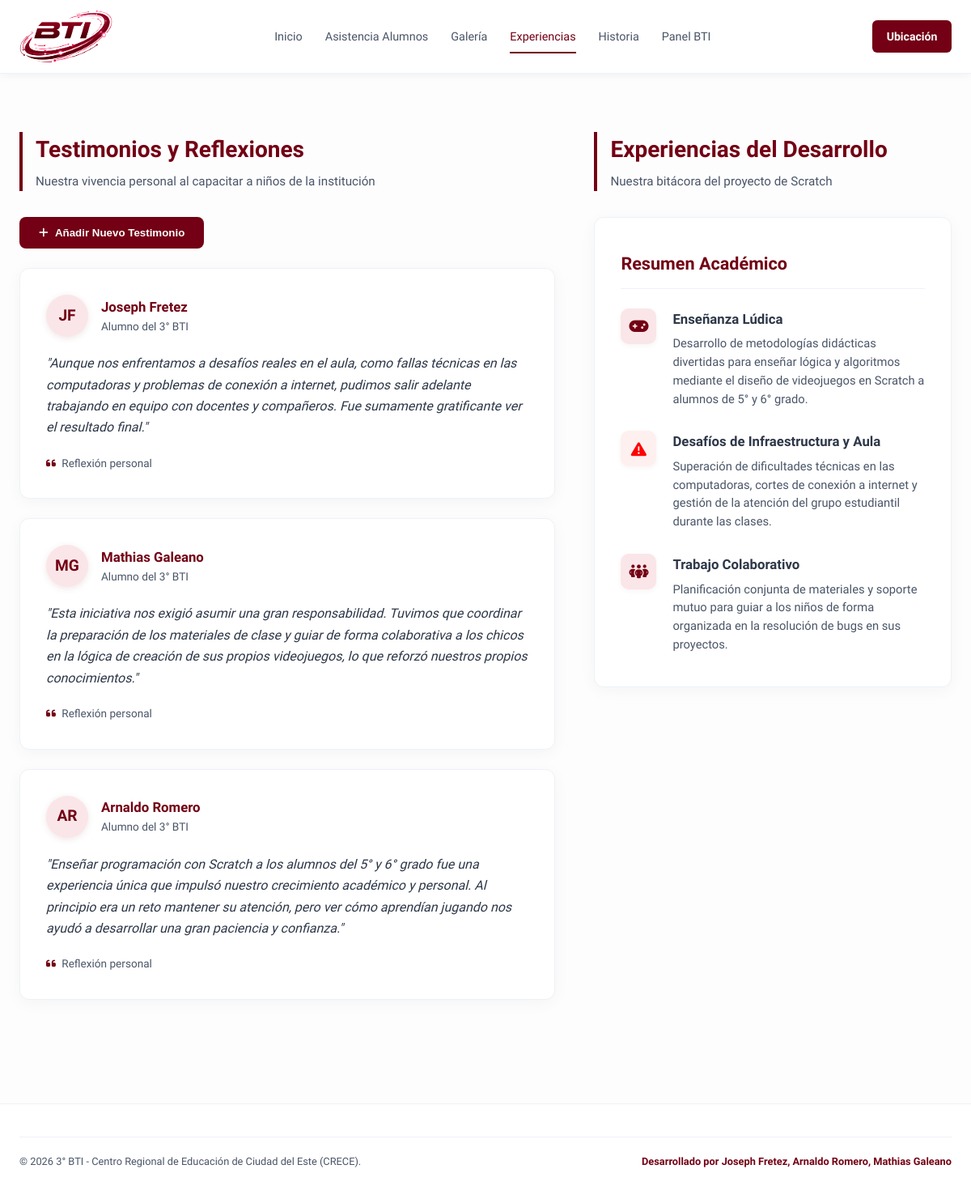
The app's page /experiencias.php with its own data.
### tables this page shows
CREATE TABLE IF NOT EXISTS experiencias (
    id INT AUTO_INCREMENT PRIMARY KEY,
    nombre VARCHAR(100) NOT NULL,
    rol VARCHAR(100) NOT NULL,
    comentario TEXT NOT NULL,
    fecha TIMESTAMP DEFAULT CURRENT_TIMESTAMP
);

### includes/db.php (called while the page is built, shortened)
<?php
$db_host = getenv('DB_HOST') ?: 'localhost';
$db_port = getenv('DB_PORT') ?: '3306';
$db_name = getenv('DB_NAME') ?: 'crece_bti';
$db_user = getenv('DB_USER') ?: 'root';
$db_pass = getenv('DB_PASS') ?: '';
$pdo = null;
$db_mode = 'json';
try {
    $pdo = new PDO("mysql:host=$db_host;port=$db_port;dbname=$db_name;charset=utf8mb4", $db_user, $db_pass, [
        PDO::ATTR_ERRMODE => PDO::ERRMODE_EXCEPTION,
        PDO::ATTR_DEFAULT_FETCH_MODE => PDO::FETCH_ASSOC,
        PDO::ATTR_TIMEOUT => 2
    ]);
    $db_mode = 'mysql';
} catch (PDOException $e) {
    $aiven_host = 'mysql-1c982f4-bticde2026.e.aivencloud.com';
    $aiven_port = '23886';
    $aiven_name = 'defaultdb';
    $aiven_user = 'avnadmin';
    $aiven_pass = 'AVNS_C8sKdn-qNUE8QgJu0Z3';
    if ($db_host !== $aiven_host) {
        try {
            $pdo = new PDO("mysql:host=$aiven_host;port=$aiven_port;dbname=$aiven_name;charset=utf8mb4", $aiven_user, $aiven_pass, [
                PDO::ATTR_ERRMODE => PDO::ERRMODE_EXCEPTION,
                PDO::ATTR_DEFAULT_FETCH_MODE => PDO::FETCH_ASSOC,
                PDO::ATTR_TIMEOUT => 3
            ]);
            $db_mode = 'mysql';
        } catch (PDOException $ex) {
            $pdo = null;
            $db_mode = 'json';
        }
    } else {
        $pdo = null;
        $db_mode = 'json';
    }
}
function db_get_experiencias() {
    global $pdo, $db_mode;
    if ($db_mode === 'mysql' && $pdo) {
        try {
            $stmt = $pdo->query("SHOW TABLES LIKE 'experiencias'");
            if ($stmt->rowCount() > 0) {
                $stmt = $pdo->query("SELECT * FROM experiencias ORDER BY id DESC");
                return $stmt->fetchAll();
            }
        } catch (PDOException $e) {
        }
    }
    $data = getJsonData();
    return array_reverse($data['experiencias'] ?? []);
}

### experiencias.php (the view, shortened to what this page needs)
<?php
require_once __DIR__ . '/includes/db.php';
$mensajeExito = '';
$mensajeError = '';
require_once __DIR__ . '/includes/header.php';
$experienciasList = db_get_experiencias();
?>
<link rel="stylesheet" href="https://cdnjs.cloudflare.com/ajax/libs/font-awesome/6.4.0/css/all.min.css">
<main class="main-content">
    <div class="experiencias-grid">
        <div>
            <div class="section-header-custom">
                <h2>Testimonios y Reflexiones</h2>
                <p>Nuestra vivencia personal al capacitar a niños de la institución</p>
            </div>
            <?php $showForm = ($mensajeExito || $mensajeError); ?>
            <button id="toggleFormBtn" type="button"
                    onclick="document.getElementById('experiencia-form-container').style.display='block'; this.style.display='none';"
                    style="background: var(--color-primary); color: white; border: none; padding: 0.75rem 1.5rem; border-radius: 8px; font-weight: 600; cursor: pointer; transition: background 0.2s; margin-bottom: 1.5rem; display: <?php echo $showForm ? 'none' : 'block'; ?>;">
                <i class="fa-solid fa-plus" style="margin-right: 5px;"></i> Añadir Nuevo Testimonio
            </button>
            <?php foreach ($experienciasList as $exp):
                $initials = strtoupper(substr($exp['nombre'], 0, 2));
                $parts = explode(' ', trim($exp['nombre']));
                if (count($parts) >= 2) {
                    $initials = strtoupper(substr($parts[0], 0, 1) . substr($parts[1], 0, 1));
                }
            ?>
            <div class="experience-card">
                <div class="experience-author">
                    <div class="experience-avatar"><?php echo $initials; ?></div>
                    <div class="experience-meta">
                        <span class="experience-name"><?php echo htmlspecialchars($exp['nombre']); ?></span>
                        <span class="experience-role"><?php echo htmlspecialchars($exp['rol']); ?></span>
                    </div>
                </div>
                <p class="experience-quote">
                    "<?php echo nl2br(htmlspecialchars($exp['comentario'])); ?>"
                </p>
                <p style="font-size: 0.85rem; color: var(--color-secondary); font-weight: 500;">
                    <i class="fa-solid fa-quote-left" style="color: var(--color-primary); margin-right: 4px;"></i> Reflexión personal
                </p>
            </div>
            <?php endforeach; ?>
        </div>
        <div>
            <div class="section-header-custom">
                <h2>Experiencias del Desarrollo</h2>
                <p>Nuestra bitácora del proyecto de Scratch</p>
            </div>
            <div class="learning-box">
                <h3>Resumen Académico</h3>
                <div class="learning-list">
                    <div class="learning-item">
                        <div class="learning-icon">
                            <i class="fa-solid fa-gamepad"></i>
                        </div>
                        <div class="learning-info">
                            <h4>Enseñanza Lúdica</h4>
                            <p>Desarrollo de metodologías didácticas divertidas para enseñar lógica y algoritmos mediante el diseño de videojuegos en Scratch a alumnos de 5° y 6° grado.</p>
                        </div>
                    </div>
                    <div class="learning-item">
                        <div class="learning-icon difficulty">
                            <i class="fa-solid fa-triangle-exclamation"></i>
                        </div>
                        <div class="learning-info">
                            <h4>Desafíos de Infraestructura y Aula</h4>
                            <p>Superación de dificultades técnicas en las computadoras, cortes de conexión a internet y gestión de la atención del grupo estudiantil durante las clases.</p>
                        </div>
                    </div>
                    <div class="learning-item">
                        <div class="learning-icon">
                            <i class="fa-solid fa-people-group"></i>
                        </div>
                        <div class="learning-info">
                            <h4>Trabajo Colaborativo</h4>
                            <p>Planificación conjunta de materiales y soporte mutuo para guiar a los niños de forma organizada en la resolución de bugs en sus proyectos.</p>
                        </div>
                    </div>
                </div>
            </div>
        </div>
    </div>
</main>
<?php
require_once __DIR__ . '/includes/footer.php';
?>

### includes/header.php (shortened to what this page needs)
<?php
$currentPage = basename($_SERVER['SCRIPT_NAME'], '.php');
?>
<!DOCTYPE html>
<html lang="es">
<head>
    <link rel="stylesheet" href="<?php echo dirname($_SERVER['SCRIPT_NAME']) === '/' ? '' : dirname($_SERVER['SCRIPT_NAME']); ?>/assets/css/estilos.css?v=<?php echo time(); ?>">
</head>
<body>
    <header class="header-navigation">
        <div class="nav-container">
            <a href="index.php" class="logo-link" id="nav-brand">
                <img src="assets/img/logo.png" alt="CODIFICA TU MUNDO" class="header-logo-img">
            </a>
            <nav aria-label="Navegación principal">
                <ul class="nav-menu" id="navMenu">
                    <li class="nav-item <?php echo ($currentPage == 'index' || $currentPage == '') ? 'active' : ''; ?>">
                        <a href="index.php" id="nav-home">Inicio</a>
                    </li>
                    <li class="nav-item <?php echo ($currentPage == 'asistencia_padres') ? 'active' : ''; ?>">
                        <a href="asistencia_padres.php" id="nav-parents">Asistencia Alumnos</a>
                    </li>
                    <li class="nav-item <?php echo ($currentPage == 'galeria') ? 'active' : ''; ?>">
                        <a href="galeria.php" id="nav-gallery">Galería</a>
                    </li>
                    <li class="nav-item <?php echo ($currentPage == 'experiencias') ? 'active' : ''; ?>">
                        <a href="experiencias.php" id="nav-experiencias">Experiencias</a>
                    </li>
                    <li class="nav-item <?php echo ($currentPage == 'historia') ? 'active' : ''; ?>">
                        <a href="historia.php" id="nav-history">Historia</a>
                    </li>
                    <?php if (isset($_SESSION['bti_admin']) && $_SESSION['bti_admin'] === true): ?>
                    <li class="nav-item <?php echo in_array($currentPage, ['panel_bti', 'asistencia', 'panel_observaciones']) ? 'active' : ''; ?>">
                        <a href="panel_bti.php" id="nav-attendance">Panel BTI</a>
                    </li>
                    <?php else: ?>
                    <li class="nav-item <?php echo ($currentPage == 'login' || $currentPage == 'panel_bti') ? 'active' : ''; ?>">
                        <a href="login.php" id="nav-attendance">Panel BTI</a>
                    </li>
                    <?php endif; ?>
                </ul>
            </nav>
            <a href="ubicacion.php" class="nav-cta" id="nav-info-btn">Ubicación</a>
        </div>
    </header>

### includes/footer.php (shortened to what this page needs)
    <footer class="footer-institutional">
        <div class="footer-container">
            <div class="footer-credits" id="footer-copyright" style="display: flex; justify-content: space-between; align-items: center; flex-wrap: wrap; gap: 0.75rem;">
                <div>
                    <p>&copy; <?php echo date('Y'); ?> 3° BTI - Centro Regional de Educación de Ciudad del Este (CRECE).</p>
                </div>
                <div style="font-size: 0.8rem; font-weight: 600; color: var(--color-primary);">
                    Desarrollado por Joseph Fretez, Arnaldo Romero, Mathias Galeano
                </div>
            </div>
        </div>
    </footer>
</body>
</html>

### assets/css/estilos.css (style rules this page uses)
:root { --color-primary: #730014; --color-primary-hover: #50000d; --color-primary-light: #fae6e8; --color-accent-blue: #1a1a75; --color-accent-red: #ff0000; --color-secondary: #4a5568; --color-text: #2d3748; --color-bg: #fdfdfd; --color-card: #ffffff; --color-border: #edf2f7; --color-shadow: rgba(0, 0, 0, 0.04); --transition-fast: all 0.2s ease; --transition-smooth: all 0.3s cubic-bezier(0.4, 0, 0.2, 1); --font-sans: 'Plus Jakarta Sans', -apple-system, BlinkMacSystemFont, "Segoe UI", Roboto, sans-serif; }
* { margin: 0; padding: 0; box-sizing: border-box; }
html { scroll-behavior: smooth; }
body { font-family: var(--font-sans); background-color: var(--color-bg); color: var(--color-text); line-height: 1.6; -webkit-font-smoothing: antialiased; display: flex; flex-direction: column; min-height: 100vh; overflow-x: hidden; }
a { text-decoration: none; color: var(--color-primary); transition: var(--transition-fast); }
.header-navigation { position: sticky; top: 0; width: 100%; background-color: #ffffff; border-bottom: 1px solid var(--color-border); z-index: 1000; box-shadow: 0 2px 10px rgba(0, 0, 0, 0.05); }
.nav-container { max-width: 1200px; margin: 0 auto; padding: 0 1.5rem; height: 90px; display: flex; align-items: center; justify-content: space-between; gap: 1rem; }
.logo-link { display: flex; align-items: center; gap: 0.75rem; font-weight: 700; font-size: 1.15rem; color: var(--color-primary); flex-shrink: 0; }
.logo-link img { display: block !important; }
.header-logo-img { height: 70px; width: auto; object-fit: contain; mix-blend-mode: multiply; filter: brightness(1.15) contrast(1.1); transition: transform 0.3s; }
.nav-menu { display: flex; list-style: none; gap: 1.75rem; align-items: center; }
.nav-item a { color: var(--color-secondary); font-weight: 500; font-size: 0.9rem; padding: 0.5rem 0; position: relative; white-space: nowrap; }
.nav-item a:hover, .nav-item.active a { color: var(--color-primary); }
.nav-item a::after { content: ''; position: absolute; bottom: -4px; left: 0; width: 0; height: 2px; background-color: var(--color-primary); transition: var(--transition-fast); }
.nav-item a:hover::after, .nav-item.active a::after { width: 100%; }
.nav-cta { background-color: var(--color-primary); color: #ffffff !important; padding: 0.55rem 1.1rem; border-radius: 6px; font-size: 0.88rem; font-weight: 600; transition: var(--transition-smooth); white-space: nowrap; flex-shrink: 0; }
.nav-cta::after { display: none !important; }
.main-content { flex: 1; max-width: 1200px; width: 100%; margin: 0 auto; padding: 2.5rem 1.5rem; }
.footer-institutional { background-color: #ffffff; border-top: 1px solid var(--color-border); padding: 2.5rem 1.5rem; margin-top: auto; }
.footer-container { max-width: 1200px; margin: 0 auto; display: flex; flex-direction: column; align-items: center; gap: 1.25rem; text-align: center; }
.footer-credits { font-size: 0.8rem; color: var(--color-secondary); border-top: 1px solid var(--color-border); width: 100%; padding-top: 1.25rem; }

### records on screen
experiencias: nombre "JF", nombre "Joseph Fretez", rol "Alumno del 3° BTI", comentario "Aunque nos enfrentamos a desafíos reales en el aula, como fallas técnicas en las computadoras y problemas de conexión a internet, pudimos salir adelante trabajando en equipo con docentes y compañeros. Fue sumamente gratificante ver el resultado final."
experiencias: nombre "MG", nombre "Mathias Galeano", rol "Alumno del 3° BTI", comentario "Esta iniciativa nos exigió asumir una gran responsabilidad. Tuvimos que coordinar la preparación de los materiales de clase y guiar de forma colaborativa a los chicos en la lógica de creación de sus propios videojuegos, lo que reforzó nuestros propios conocimientos."
experiencias: nombre "AR", nombre "Arnaldo Romero", rol "Alumno del 3° BTI", comentario "Enseñar programación con Scratch a los alumnos del 5° y 6° grado fue una experiencia única que impulsó nuestro crecimiento académico y personal. Al principio era un reto mantener su atención, pero ver cómo aprendían jugando nos ayudó a desarrollar una gran paciencia y confianza."
